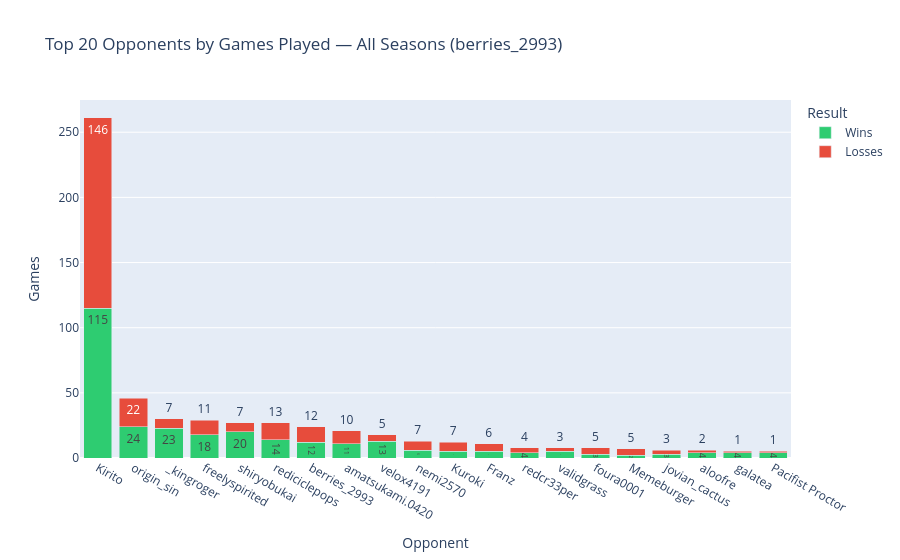
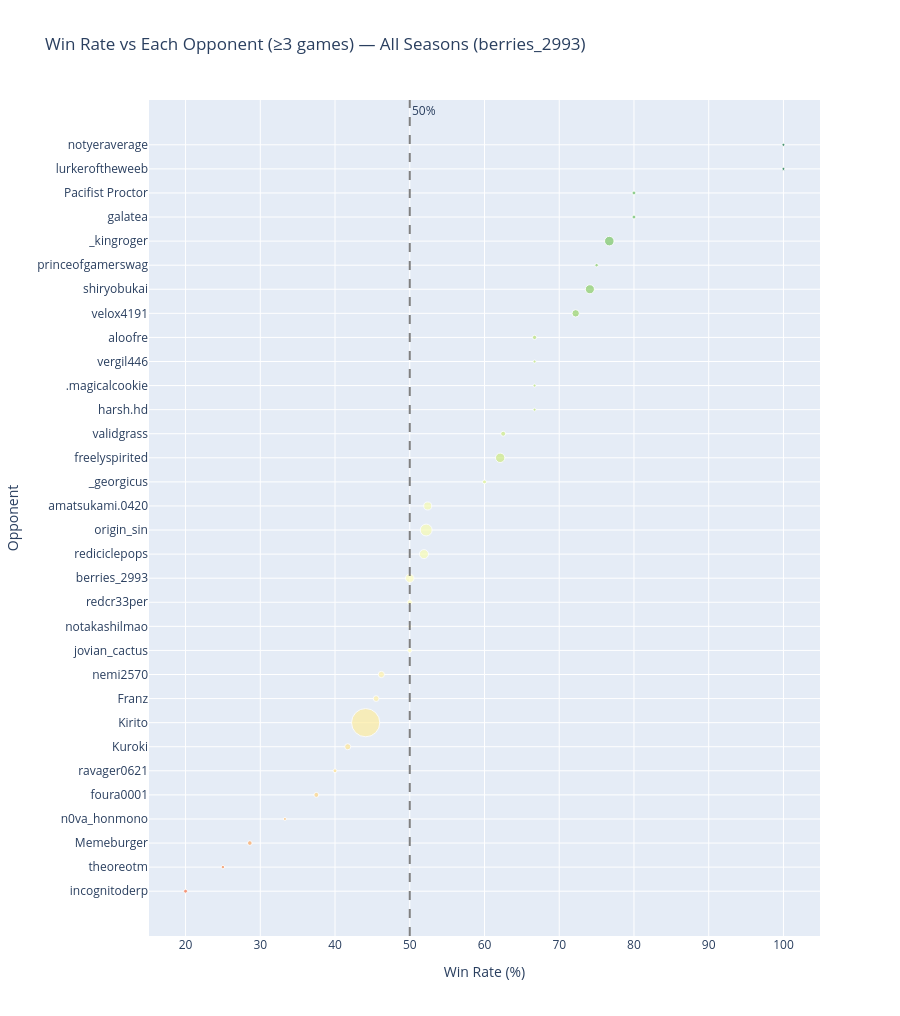

The notebook cell these images were saved under, in order:
### Code cell
# ── OVERALL MATCHUPS ──────────────────────────────────────────────────────────
overall = matchup_stats(pm)

# Top 10 opponents by games played (stacked bar)
top10 = overall.head(20)
long10 = top10.melt(id_vars='opp_label', value_vars=['Wins', 'Losses'],
                    var_name='Result', value_name='Count')
fig1 = px.bar(
    long10, x='opp_label', y='Count', color='Result',
    color_discrete_map={'Wins': '#2ecc71', 'Losses': '#e74c3c'},
    title=f'Top 20 Opponents by Games Played — All Seasons ({player_label})',
    labels={'opp_label': 'Opponent', 'Count': 'Games'},
    text_auto=True, barmode='stack',
    category_orders={'opp_label': top10['opp_label'].tolist()},
)
fig1.update_layout(legend_title_text='Result')
fig1.show()

# Win rate vs all opponents with ≥3 games (bubble chart: size = games)
min_games = 3
wr_df = overall[overall['Games'] >= min_games].sort_values('WinRate', ascending=True).reset_index(drop=True)
fig2 = px.scatter(
    wr_df, x='WinRate', y='opp_label', size='Games', color='WinRate',
    color_continuous_scale='RdYlGn', range_color=[0, 100],
    title=f'Win Rate vs Each Opponent (≥{min_games} games) — All Seasons ({player_label})',
    labels={'opp_label': 'Opponent', 'WinRate': 'Win Rate (%)'},
    hover_data={'Games': True, 'Wins': True, 'Losses': True, 'WinRate': True},
)
fig2.add_vline(x=50, line_dash='dash', line_color='gray', annotation_text='50%')
fig2.update_layout(
    coloraxis_showscale=False,
    height=max(420, len(wr_df) * 28 + 120),
    yaxis={'categoryorder': 'array', 'categoryarray': wr_df['opp_label'].tolist()},
)
fig2.show()

### Figure 1 — Plotly figure (JSON) as saved in the notebook; plotly's stock layout.template omitted (floating-point values rounded to 4 significant figures)
{"data": [{"hovertemplate": "Result=Wins<br>Opponent=%{x}<br>Games=%{y}<extra></extra>", "legendgroup": "Wins", "marker": {"color": "#2ecc71", "pattern": {"shape": ""}}, "name": "Wins", "orientation": "v", "showlegend": true, "textposition": "auto", "texttemplate": "%{y}", "type": "bar", "x": ["Kirito", "origin_sin", "_kingroger", "freelyspirited", "shiryobukai", "rediciclepops", "berries_2993", "amatsukami.0420", "velox4191", "nemi2570", "Kuroki", "Franz", "redcr33per", "validgrass", "foura0001", "Memeburger", "jovian_cactus", "aloofre", "galatea", "Pacifist Proctor"], "xaxis": "x", "y": [115, 24, 23, 18, 20, 14, 12, 11, 13, 6, 5, 5, 4, 5, 3, 2, 3, 4, 4, 4], "yaxis": "y"}, {"hovertemplate": "Result=Losses<br>Opponent=%{x}<br>Games=%{y}<extra></extra>", "legendgroup": "Losses", "marker": {"color": "#e74c3c", "pattern": {"shape": ""}}, "name": "Losses", "orientation": "v", "showlegend": true, "textposition": "auto", "texttemplate": "%{y}", "type": "bar", "x": ["Kirito", "origin_sin", "_kingroger", "freelyspirited", "shiryobukai", "rediciclepops", "berries_2993", "amatsukami.0420", "velox4191", "nemi2570", "Kuroki", "Franz", "redcr33per", "validgrass", "foura0001", "Memeburger", "jovian_cactus", "aloofre", "galatea", "Pacifist Proctor"], "xaxis": "x", "y": [146, 22, 7, 11, 7, 13, 12, 10, 5, 7, 7, 6, 4, 3, 5, 5, 3, 2, 1, 1], "yaxis": "y"}], "layout": {"barmode": "stack", "legend": {"title": {"text": "Result"}, "tracegroupgap": 0}, "title": {"text": "Top 20 Opponents by Games Played — All Seasons (berries_2993)"}, "xaxis": {"anchor": "y", "categoryarray": ["Kirito", "origin_sin", "_kingroger", "freelyspirited", "shiryobukai", "rediciclepops", "berries_2993", "amatsukami.0420", "velox4191", "nemi2570", "Kuroki", "Franz", "redcr33per", "validgrass", "foura0001", "Memeburger", "jovian_cactus", "aloofre", "galatea", "Pacifist Proctor"], "categoryorder": "array", "domain": [0, 1], "title": {"text": "Opponent"}}, "yaxis": {"anchor": "x", "domain": [0, 1], "title": {"text": "Games"}}}}

### Figure 2 — Plotly figure (JSON) as saved in the notebook; plotly's stock layout.template omitted (floating-point values rounded to 4 significant figures)
{"data": [{"customdata": [[5, 1, 4], [4, 1, 3], [7, 2, 5], [3, 1, 2], [8, 3, 5], [5, 2, 3], [12, 5, 7], [261, 115, 146], [11, 5, 6], [13, 6, 7], [6, 3, 3], [4, 2, 2], [8, 4, 4], [24, 12, 12], [27, 14, 13], [46, 24, 22], [21, 11, 10], [5, 3, 2], [29, 18, 11], [8, 5, 3], [3, 2, 1], [3, 2, 1], [3, 2, 1], [6, 4, 2], [18, 13, 5], [27, 20, 7], [4, 3, 1], [30, 23, 7], [5, 4, 1], [5, 4, 1], [3, 3, 0], [3, 3, 0]], "hovertemplate": "Win Rate (%)=%{marker.color}<br>Opponent=%{y}<br>Games=%{customdata[0]}<br>Wins=%{customdata[1]}<br>Losses=%{customdata[2]}<extra></extra>", "legendgroup": "", "marker": {"color": [20.0, 25.0, 28.6, 33.3, 37.5, 40.0, 41.7, 44.1, 45.5, 46.2, 50.0, 50.0, 50.0, 50.0, 51.9, 52.2, 52.4, 60.0, 62.1, 62.5, 66.7, 66.7, 66.7, 66.7, 72.2, 74.1, 75.0, 76.7, 80.0, 80.0, 100.0, 100.0], "coloraxis": "coloraxis", "size": [5, 4, 7, 3, 8, 5, 12, 261, 11, 13, 6, 4, 8, 24, 27, 46, 21, 5, 29, 8, 3, 3, 3, 6, 18, 27, 4, 30, 5, 5, 3, 3], "sizemode": "area", "sizeref": 0.6525, "symbol": "circle"}, "mode": "markers", "name": "", "orientation": "h", "showlegend": false, "type": "scatter", "x": [20.0, 25.0, 28.6, 33.3, 37.5, 40.0, 41.7, 44.1, 45.5, 46.2, 50.0, 50.0, 50.0, 50.0, 51.9, 52.2, 52.4, 60.0, 62.1, 62.5, 66.7, 66.7, 66.7, 66.7, 72.2, 74.1, 75.0, 76.7, 80.0, 80.0, 100.0, 100.0], "xaxis": "x", "y": ["incognitoderp", "theoreotm", "Memeburger", "n0va_honmono", "foura0001", "ravager0621", "Kuroki", "Kirito", "Franz", "nemi2570", "jovian_cactus", "notakashilmao", "redcr33per", "berries_2993", "rediciclepops", "origin_sin", "amatsukami.0420", "_georgicus", "freelyspirited", "validgrass", "harsh.hd", ".magicalcookie", "vergil446", "aloofre", "velox4191", "shiryobukai", "princeofgamerswag", "_kingroger", "galatea", "Pacifist Proctor", "lurkeroftheweeb", "notyeraverage"], "yaxis": "y"}], "layout": {"annotations": [{"showarrow": false, "text": "50%", "x": 50, "xanchor": "left", "xref": "x", "y": 1, "yanchor": "top", "yref": "y domain"}], "coloraxis": {"cmax": 100, "cmin": 0, "colorbar": {"title": {"text": "Win Rate (%)"}}, "colorscale": [[0, "rgb(165,0,38)"], [0.1, "rgb(215,48,39)"], [0.2, "rgb(244,109,67)"], [0.3, "rgb(253,174,97)"], [0.4, "rgb(254,224,139)"], [0.5, "rgb(255,255,191)"], [0.6, "rgb(217,239,139)"], [0.7, "rgb(166,217,106)"], [0.8, "rgb(102,189,99)"], [0.9, "rgb(26,152,80)"], [1, "rgb(0,104,55)"]], "showscale": false}, "height": 1016, "legend": {"itemsizing": "constant", "tracegroupgap": 0}, "shapes": [{"line": {"color": "gray", "dash": "dash"}, "type": "line", "x0": 50, "x1": 50, "xref": "x", "y0": 0, "y1": 1, "yref": "y domain"}], "title": {"text": "Win Rate vs Each Opponent (≥3 games) — All Seasons (berries_2993)"}, "xaxis": {"anchor": "y", "domain": [0, 1], "title": {"text": "Win Rate (%)"}}, "yaxis": {"anchor": "x", "categoryarray": ["incognitoderp", "theoreotm", "Memeburger", "n0va_honmono", "foura0001", "ravager0621", "Kuroki", "Kirito", "Franz", "nemi2570", "jovian_cactus", "notakashilmao", "redcr33per", "berries_2993", "rediciclepops", "origin_sin", "amatsukami.0420", "_georgicus", "freelyspirited", "validgrass", "harsh.hd", ".magicalcookie", "vergil446", "aloofre", "velox4191", "shiryobukai", "princeofgamerswag", "_kingroger", "galatea", "Pacifist Proctor", "lurkeroftheweeb", "notyeraverage"], "categoryorder": "array", "domain": [0, 1], "title": {"text": "Opponent"}}}}
